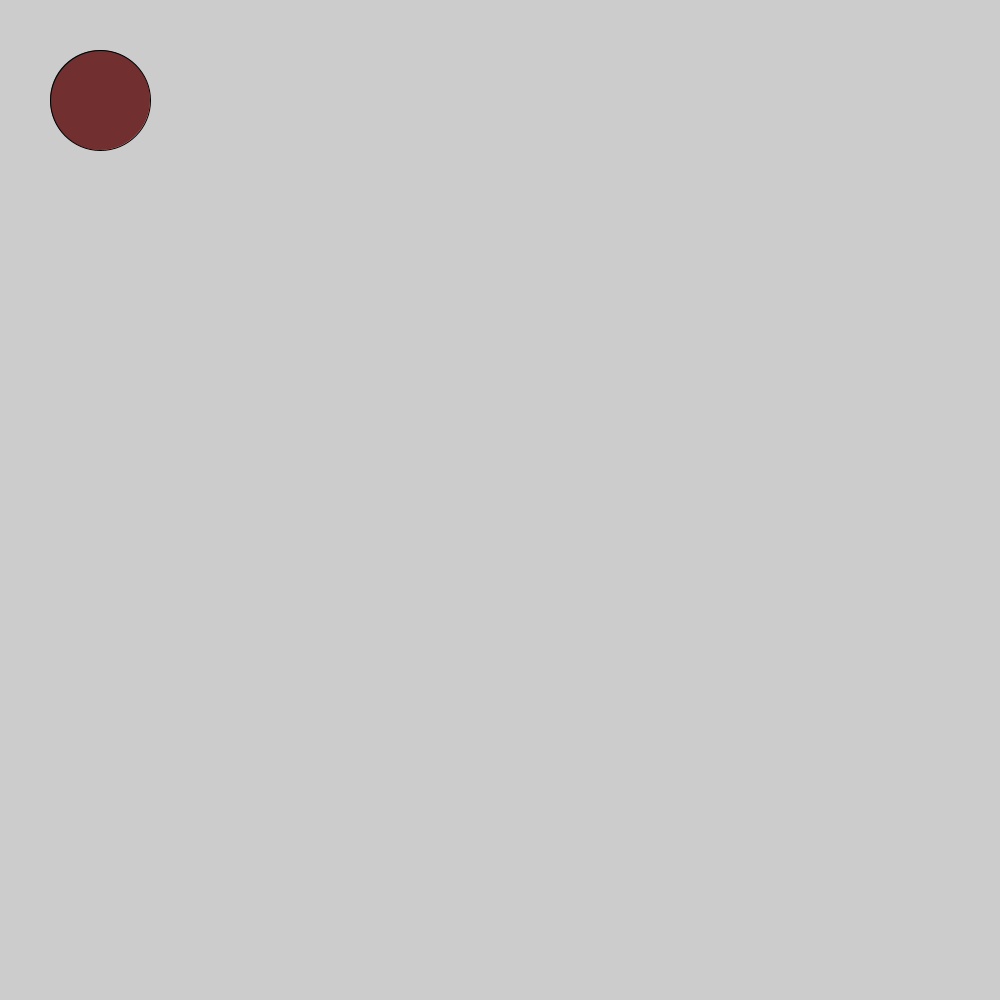
Frame 1 (no input)
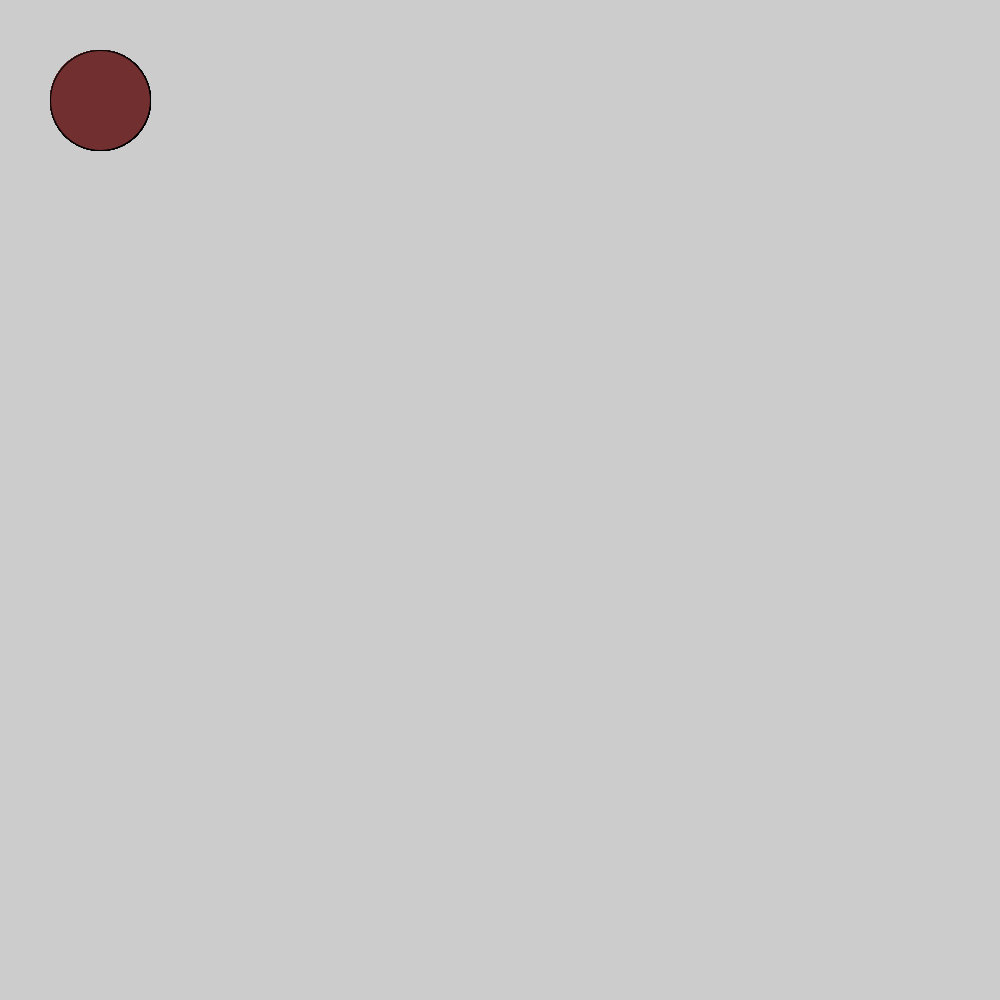
Frame 60 (the mouse pressed at the canvas centre just before this capture)
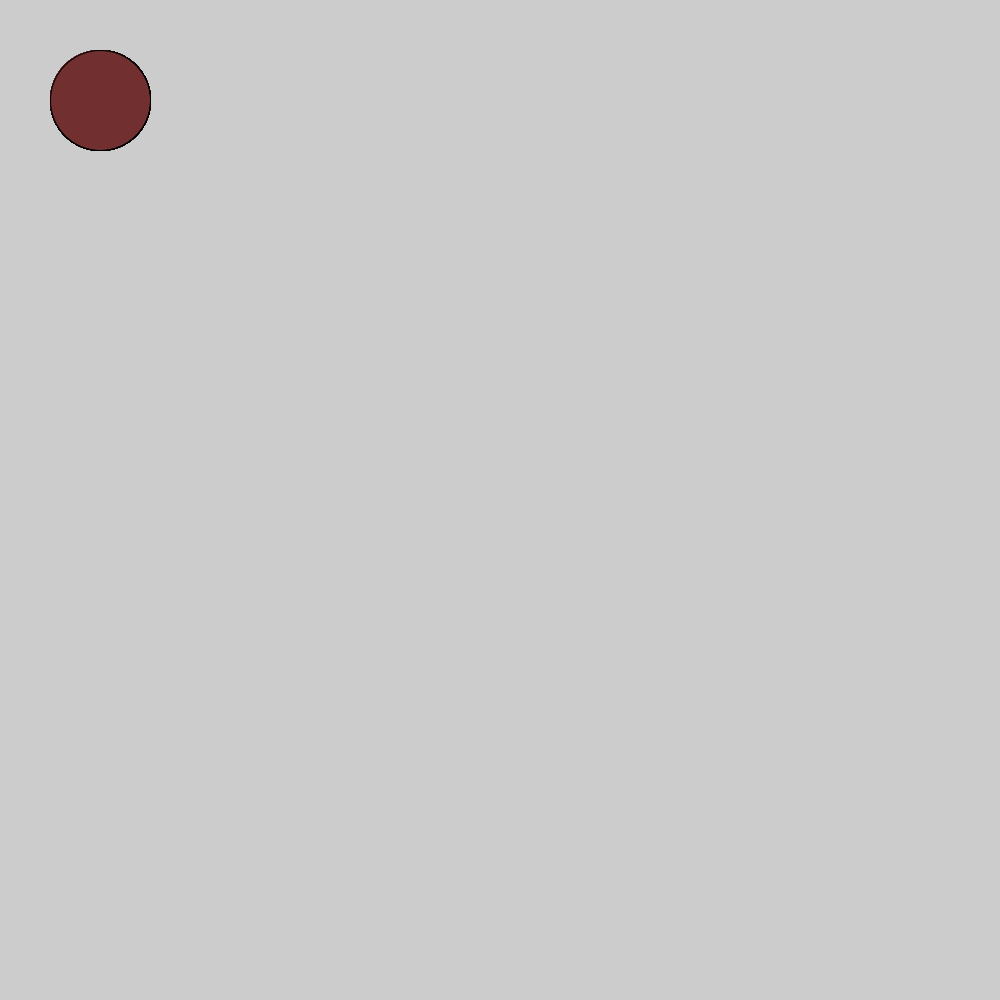
Frame 120 (the mouse held since frame 60 and released just before this capture)

The Processing sketch that drew these frames (run headless with seeded random() and noise(); from frame 60 on, the mouse is pressed at the canvas centre):

// Processing sketch: icecream_drag_thing
// ── icecream_drag_thing.pde
int x=100;
int y=100;









void setup(){
  size(1000, 1000);
}

void draw(){
  fill(#712F2F);
  ellipse(x, y, 100, 100);
  if(mousePressed){
    if(mouseX>x-100&&mouseX<x+100){
    }
  }
}
